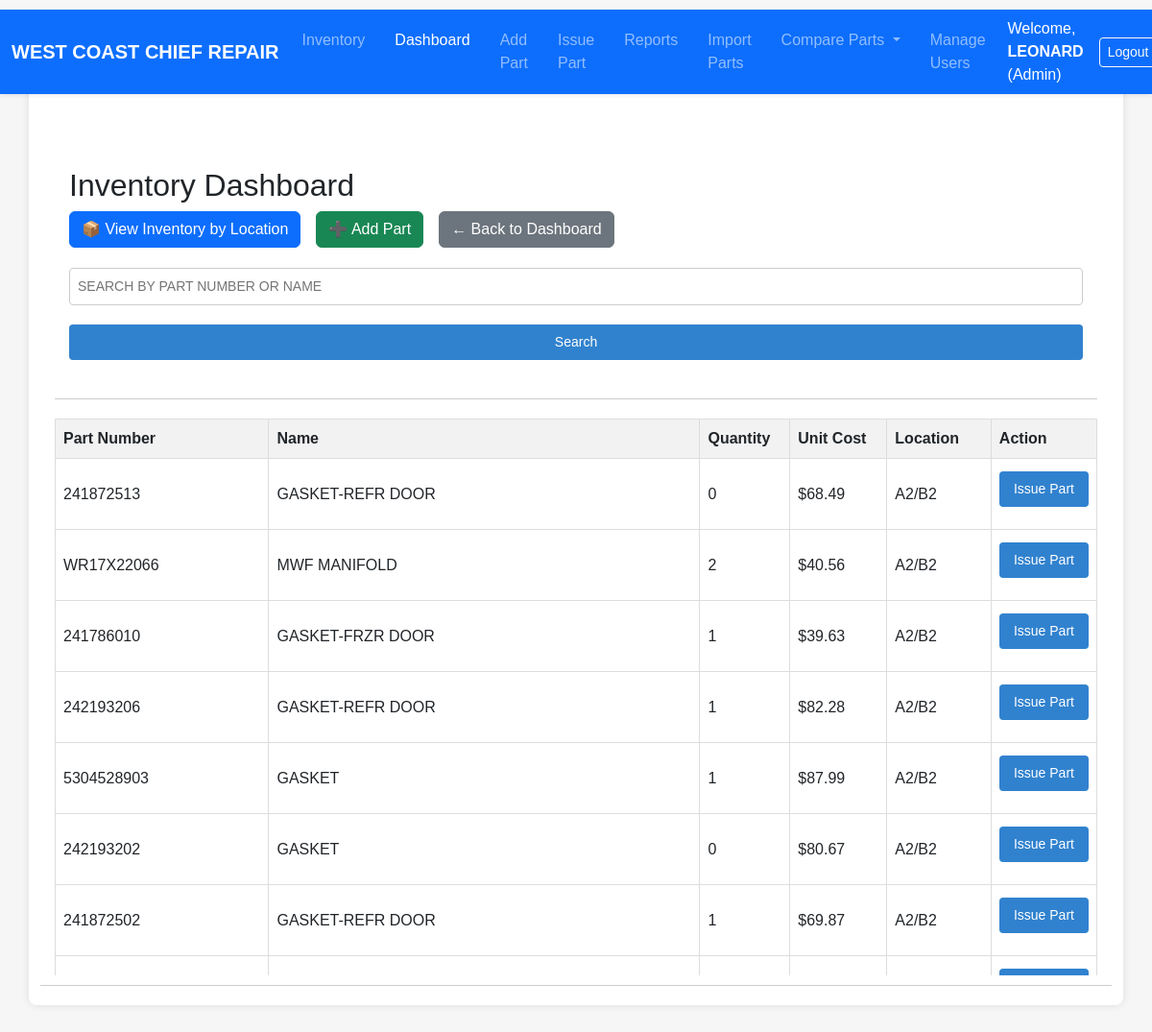
The app's page / (signed in) with its own data.
### models.py (models this page shows, shortened)
class User(UserMixin, db.Model):
    id = db.Column(db.Integer, primary_key=True)
    username = db.Column(db.String(64), unique=True, nullable=False)
    password_hash = db.Column(db.String(128), nullable=False)
    role = db.Column(db.String(20), nullable=False, default=ROLE_USER)
    @property
    def password(self):
        raise AttributeError('password is not a readable attribute')

class Part(db.Model):
    id = db.Column(db.Integer, primary_key=True)
    name = db.Column(db.String(100), nullable=False)
    part_number = db.Column(db.String(100), unique=True, nullable=False)
    quantity = db.Column(db.Integer, default=0)
    unit_cost = db.Column(db.Float, nullable=False)
    location = db.Column(db.String(100))  # shelf/location
    created_at = db.Column(db.DateTime, default=datetime.utcnow)

### inventory/routes.py (the view, shortened to what this page needs)
@inventory_bp.route('/')
@login_required
def dashboard():
    search_query = request.args.get('search', '').strip()
    parts = Part.query
    parts = parts.all()
    return render_template('index.html', parts=parts, search_query=search_query)

### auth/routes.py (called while the page is built)
@login_manager.user_loader
def load_user(user_id):
    return User.query.get(int(user_id))

### templates/index.html (shortened to what this page needs)
{% extends "base.html" %}
{% block content %}
<div class="dashboard-filters">
<div class="sticky-toolbar">
  <h2>Inventory Dashboard</h2>
  <div class="d-flex flex-wrap gap-3 mb-3">
    <a href="{{ url_for('inventory.location_report') }}" class="btn btn-primary">📦 View Inventory by Location</a>
    <a href="{{ url_for('inventory.add_part') }}" class="btn btn-success">➕ Add Part</a>
    <a href="{{ url_for('inventory.dashboard') }}" class="btn btn-secondary">← Back to Dashboard</a>
  </div>
  <form method="GET" action="{{ url_for('inventory.dashboard') }}" style="margin-bottom: 15px;">
      <input type="text" name="search" placeholder="Search by Part Number or Name" value="{{ search_query or '' }}" style="text-transform: uppercase;">
      <button type="submit">Search</button>
  </form>
</div>
{% if parts %}
<div class="table-container">
  <table class="inventory-table">
    <thead>
        <tr style="background-color:#f2f2f2;">
            <th>Part Number</th>
            <th>Name</th>
            <th>Quantity</th>
            <th>Unit Cost</th>
            <th>Location</th>
            <th>Action</th>
        </tr>
    </thead>
    <tbody>
        {% for part in parts %}
        <tr>
            <td>{{ part.part_number }}</td>
            <td>{{ part.name }}</td>
            {% if current_user.role == 'superadmin' %}
            <td>
                <form method="POST" action="{{ url_for('inventory.update_part_field', part_id=part.id) }}">
                    <input type="number" name="quantity" value="{{ part.quantity }}" min="0" required style="width: 70px;">
                    <button type="submit">Save</button>
                </form>
            </td>
            <td>
                <form method="POST" action="{{ url_for('inventory.update_part_field', part_id=part.id) }}">
                    <input type="text" name="unit_cost" value="{{ '%.2f'|format(part.unit_cost) }}" required style="width: 70px;">
                    <button type="submit">Save</button>
                </form>
            </td>
            {% else %}
            <td>{{ part.quantity }}</td>
            <td>${{ '%.2f'|format(part.unit_cost) }}</td>
            {% endif %}
            <td>{{ part.location }}</td>
            <td>
                <form method="GET" action="{{ url_for('inventory.issue_part') }}" onsubmit="return confirm('Issue part {{ part.part_number }}?');" style="display:inline;">
                    <button type="submit">Issue Part</button>
                </form>
            </td>
        </tr>
        {% endfor %}
    </tbody>
</table>
</div>
{% else %}
<p>No parts found.</p>
{% endif %}
{% endblock %}

### templates/base.html (shortened to what this page needs)
<!DOCTYPE html>
<html lang="en">
<head>
  <link href="https://cdn.jsdelivr.net/npm/bootstrap@5.3.0/dist/css/bootstrap.min.css" rel="stylesheet" />
  <link rel="stylesheet" href="{{ url_for('static', filename='style.css') }}" />
</head>
<body>
  <nav class="navbar navbar-expand-lg navbar-dark bg-primary shadow-sm fixed-top">
    <div class="container-fluid">
      <a class="navbar-brand fw-bold" href="{{ url_for('inventory.dashboard') }}">
        WEST COAST CHIEF REPAIR
      </a>
      <div class="collapse navbar-collapse" id="navbarMain">
        <ul class="navbar-nav me-auto mb-2 mb-lg-0">
          <li class="nav-item">
            <a class="nav-link{% if request.endpoint == 'inventory.location_report' %} active{% endif %}" href="{{ url_for('inventory.location_report') }}">Inventory</a>
          </li>
          <li class="nav-item">
            <a class="nav-link{% if request.endpoint == 'inventory.dashboard' %} active{% endif %}" href="{{ url_for('inventory.dashboard') }}">Dashboard</a>
          </li>
          <li class="nav-item">
            <a class="nav-link{% if request.endpoint == 'inventory.add_part' %} active{% endif %}" href="{{ url_for('inventory.add_part') }}">Add Part</a>
          </li>
          <li class="nav-item">
            <a class="nav-link{% if request.endpoint == 'inventory.issue_part' %} active{% endif %}" href="{{ url_for('inventory.issue_part') }}">Issue Part</a>
          </li>
          <li class="nav-item">
            <a class="nav-link{% if request.endpoint == 'inventory.reports' %} active{% endif %}" href="{{ url_for('inventory.reports') }}">Reports</a>
          </li>
          <li class="nav-item">
            <a class="nav-link{% if request.endpoint == 'inventory.import_parts' %} active{% endif %}" href="{{ url_for('inventory.import_parts') }}">Import Parts</a>
          <li class="nav-item dropdown">
            <a class="nav-link dropdown-toggle" href="#" id="compareDropdown" role="button" data-bs-toggle="dropdown" aria-expanded="false">
              Compare Parts
            </a>
          </li>
          {% if current_user.is_authenticated and current_user.role in ['superadmin', 'admin'] %}
          <li class="nav-item">
            <a class="nav-link{% if request.endpoint.startswith('inventory.users') %} active{% endif %}" href="{{ url_for('inventory.users') }}">Manage Users</a>
          </li>
            </ul>
          {% endif %}
        {% if current_user.is_authenticated %}
        <div class="d-flex align-items-center">
          <span class="text-white me-3">
            Welcome, <strong>{{ current_user.username }}</strong> ({{ current_user.role.capitalize() }})
          </span>
          <a href="{{ url_for('auth.logout') }}" class="btn btn-outline-light btn-sm">Logout</a>
        </div>
        {% endif %}
      </div>
    </div>
  </nav>
  <main class="container mt-4">
    {% block content %}{% endblock %}
  </main>
</body>
</html>

### static/style.css (style rules this page uses)
body { font-family: Arial, sans-serif; background-color: #f6f6f6; padding: 20px; margin: 0; }
nav { margin-top: 10px; }
nav a { color: white; margin-right: 15px; text-decoration: none; font-weight: bold; }
main { background-color: white; padding: 20px; border-radius: 8px; box-shadow: 0 0 10px rgba(0,0,0,0.1); }
form input, form select, form button { width: 100%; padding: 8px; margin-top: 5px; margin-bottom: 15px; border-radius: 4px; border: 1px solid #ccc; box-sizing: border-box; font-size: 14px; }
form button { background-color: #3182ce; color: white; border: none; cursor: pointer; }
table { width: 100%; border-collapse: collapse; margin-top: 20px; }
table th, table td { padding: 10px; border: 1px solid #ddd; text-align: left; }
main.container { padding-top: 110px; }
.dashboard-filters { position: sticky; top: 110px; background-color: white; padding: 10px 15px; z-index: 1050; border-bottom: 1px solid #ccc; }
.inventory-table { width: 100%; border-collapse: collapse; }
.inventory-table thead th { position: sticky; top: 0; background-color: #f2f2f2; z-index: 2; border: 1px solid #ddd; padding: 8px; }
.inventory-table tbody td { border: 1px solid #ddd; padding: 8px; }
.table-container { max-height: 600px; overflow-y: auto; }
.sticky-toolbar { position: sticky; top: 110px; background-color: white; z-index: 1000; padding: 10px 15px; border-bottom: 1px solid #ccc; }

### records on screen
User: username "LEONARD", role "Admin"
Part: part_number "241872513", name "GASKET-REFR DOOR", quantity "0", unit_cost "68.49", location "A2/B2"
Part: part_number "WR17X22066", name "MWF MANIFOLD", quantity "2", unit_cost "40.56", location "A2/B2"
Part: part_number "241786010", name "GASKET-FRZR DOOR", quantity "1", unit_cost "39.63", location "A2/B2"
Part: part_number "242193206", name "GASKET-REFR DOOR", quantity "1", unit_cost "82.28", location "A2/B2"
Part: part_number "5304528903", name "GASKET", quantity "1", unit_cost "87.99", location "A2/B2"
Part: part_number "242193202", name "GASKET", quantity "0", unit_cost "80.67", location "A2/B2"
Part: part_number "241872502", name "GASKET-REFR DOOR", quantity "1", unit_cost "69.87", location "A2/B2"
